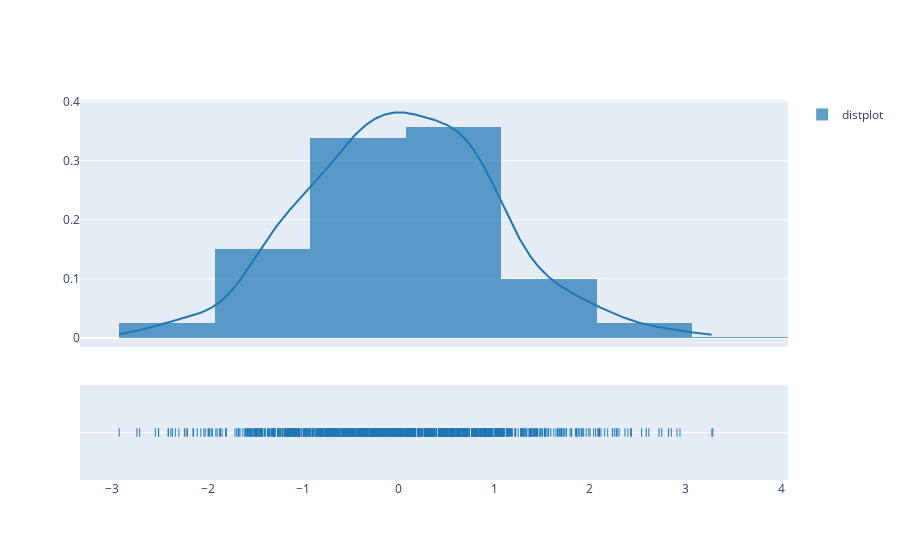

The notebook cell saved with this chart:
### Code cell
# Ans 5 : 
"""
Distplots
The distplot figure factory displays a combination of statistical representations of numerical data,
such as histogram, kernel density estimation or normal curve, and rug plot.

The distplot can be composed of all or any combination of the following 3 components −

a. histogram
b. curve: (a) kernel density estimation or (b) normal curve, and
c. rug plot
The figure_factory module has create_distplot() function which needs a mandatory parameter called hist_data.

"""
from plotly import figure_factory  as  ff
import numpy as np

x = np.random.randn(1000)
hist_data = [x]
group_labels = ['distplot']
fig = ff.create_distplot(hist_data, group_labels)
fig.show()

### Figure 1 — Plotly figure (JSON) as saved in the notebook; plotly's stock layout.template omitted (floating-point values rounded to 4 significant figures; data arrays with more than 128 entries replaced by an {"elided": "..."} marker saying what was removed)
{"data": [{"histnorm": "probability density", "legendgroup": "distplot", "marker": {"color": "rgb(31, 119, 180)"}, "name": "distplot", "opacity": 0.7, "type": "histogram", "x": {"elided": "1000 float values"}, "xaxis": "x", "xbins": {"end": 3.286, "size": 1, "start": -2.927}, "yaxis": "y"}, {"legendgroup": "distplot", "marker": {"color": "rgb(31, 119, 180)"}, "mode": "lines", "name": "distplot", "showlegend": false, "type": "scatter", "x": {"elided": "500 float values"}, "xaxis": "x", "y": {"elided": "500 float values"}, "yaxis": "y"}, {"legendgroup": "distplot", "marker": {"color": "rgb(31, 119, 180)", "symbol": "line-ns-open"}, "mode": "markers", "name": "distplot", "showlegend": false, "type": "scatter", "x": {"elided": "1000 float values"}, "xaxis": "x", "y": {"elided": "1000 str values"}, "yaxis": "y2"}], "layout": {"autosize": true, "barmode": "overlay", "hovermode": "closest", "legend": {"traceorder": "reversed"}, "xaxis": {"anchor": "y2", "autorange": true, "domain": [0, 1], "range": [-3.329, 4.073], "type": "linear", "zeroline": false}, "yaxis": {"anchor": "free", "autorange": true, "domain": [0.35, 1], "position": 0, "range": [-0.01533, 0.4026], "type": "linear"}, "yaxis2": {"anchor": "x", "autorange": true, "domain": [0, 0.25], "dtick": 1, "range": [-1, 1], "showticklabels": false, "type": "category"}}}
